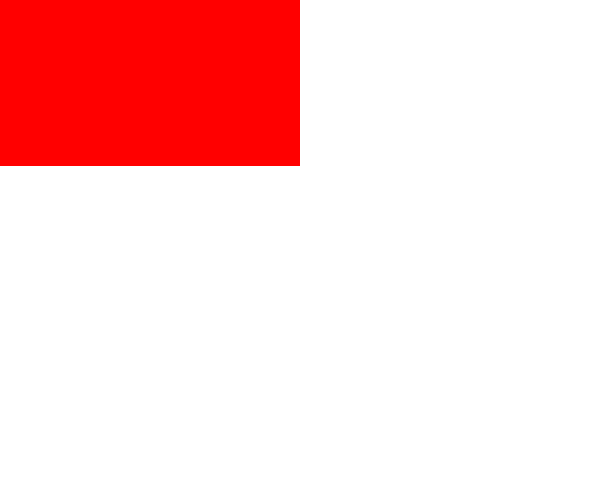
Frame 1 (no input)
Frame 60 (no input): identical to frame 1, image omitted
Frame 120 (the mouse pressed at the canvas centre since frame 60): blank canvas, image omitted

The p5.js sketch that drew this single still picture (run headless with seeded random() and noise() and a simulated clock; from frame 60 on, the mouse is pressed at the canvas centre):

// p5.js sketch
// ── sketch.js
function setup() {
  // put setup code here

  createCanvas(600,500);
  background(255,255,255);


}

function draw() {
  // put drawing code here


}

function mouseMoved(){
if(mouseX<300&&mouseY<166) {
	noStroke();
	fill(255,0,0);
	rect(0,0,300,166);
}

else {
	noStroke();
	fill(255,255,255);
	rect(0,0,300,166);
	
}
if(mouseX<300&&mouseY>166) {
	noStroke();
	fill(0,255,0);
	rect(0,166,300,334);
}

else {
	noStroke();
	fill(255,255,255);
	
	rect(0,166,300,334);
}
if(mouseX>300) {
	noStroke();
	fill(0,0,255);
	rect(300,0,300,500);

}
else {
	noStroke();
	fill(255,255,255);
	rect(300,0,300,500);

}
if(mouseX==500) {
	noStroke();
	fill(50,50,50);
	rect(0,0,600,500);
}



}
